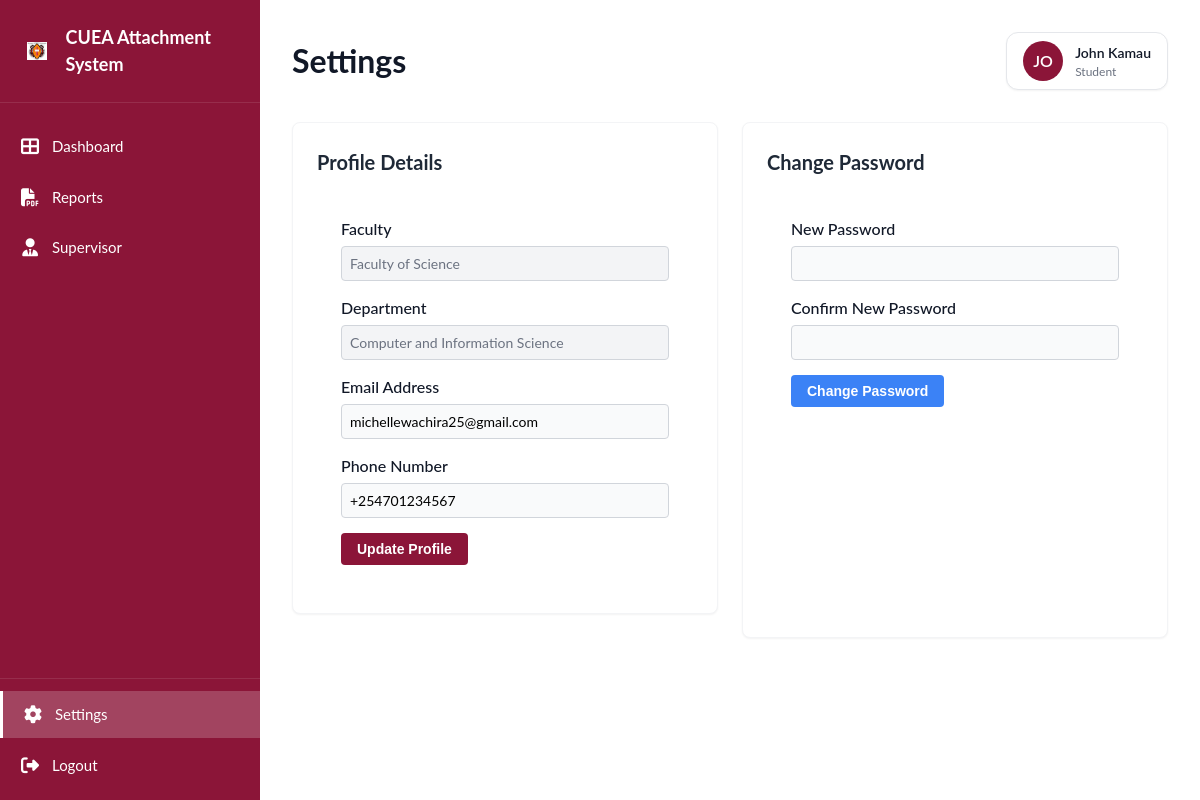
Screenshot of /student/settings (signed in) with the database file from the repository.
### tables this page shows
CREATE TABLE `student` (
  `StudentID` int(11) NOT NULL,
  `UserID` int(11) DEFAULT NULL,
  `FirstName` varchar(50) DEFAULT NULL,
  `LastName` varchar(50) DEFAULT NULL,
  `Course` varchar(100) DEFAULT NULL,
  `Faculty` varchar(100) DEFAULT NULL,
  `YearOfStudy` int(11) DEFAULT NULL,
  `PhoneNumber` varchar(20) DEFAULT NULL,
  `Email` varchar(100) DEFAULT NULL,
  `EligibilityStatus` varchar(20) DEFAULT NULL,
  `Department` varchar(255) DEFAULT NULL
);

### app/Controllers/SettingsController.php (called while the page is built, shortened)
<?php
class SettingsController extends Controller {
    public function studentIndex() {
        $userModel = $this->model('User');
        $profile = $userModel->getStudentProfile($_SESSION['user_id']);
        $this->view('student/settings', ['profile' => $profile, 'title' => 'Settings', 'page' => 'settings', 'page_css' => 'student-dashboard.css']);
    }
}

### public/index.php (called while the page is built, shortened)
<?php
spl_autoload_register(function ($className) {
    $prefix = 'App\\';
    $baseDir = __DIR__ . '/../app/';
    $len = strlen($prefix);
    $relativeClass = substr($className, $len);
    $file = $baseDir . str_replace('\\', '/', $relativeClass) . '.php';
});
$router = new \App\Core\Router();
$router->dispatch();

### app/Models/User.php (called while the page is built, shortened)
<?php
class User {
    private $conn;
    public function __construct() {
        $this->db = new Database();
        $this->conn = $this->db->connect();
    }
    public function getStudentProfile($userId) {
        $stmt = $this->conn->prepare("SELECT * FROM student WHERE UserID = ?");
        $stmt->bind_param("i", $userId);
        $stmt->execute();
        return $stmt->get_result()->fetch_assoc();
    }
}

### app/Config/Database.php (called while the page is built, shortened)
<?php
class Database {
    private $host = 'localhost';
    private $user = 'root';
    private $pass = '';
    private $name = 'attachmentmanagementsystem';
    public function connect() {
        $this->conn = null;
        try {
            $this->conn = new \mysqli($this->host, $this->user, $this->pass, $this->name);
        } catch(\Exception $e) {
            echo "Connection Error: " . $e->getMessage();
        }
        return $this->conn;
    }
}

### app/Views/student/settings.php (the view, shortened to what this page needs)
<div class="content-grid">
    <div class="card mb-4">
        <h2 style="font-size: 1.25rem; font-weight: 700; color: #1f2937; margin-bottom: 1rem;">Profile Details</h2>
        <form action="<?= Helpers::baseUrl('/settings/update-profile') ?>" method="POST">
            <div class="form-group" style="margin-bottom: 15px;">
                <label style="display: block; margin-bottom: 5px; font-weight: 500;">Faculty</label>
                <input type="text" value="<?= htmlspecialchars($profile['Faculty'] ?? 'Not Set') ?>" class="form-control" readonly style="width: 100%; padding: 8px; border: 1px solid #d1d5db; border-radius: 4px; background-color: #f3f4f6;">
            </div>
            <div class="form-group" style="margin-bottom: 15px;">
                <label style="display: block; margin-bottom: 5px; font-weight: 500;">Department</label>
                <input type="text" value="<?= htmlspecialchars($profile['Department'] ?? 'Not Set') ?>" class="form-control" readonly style="width: 100%; padding: 8px; border: 1px solid #d1d5db; border-radius: 4px; background-color: #f3f4f6;">
            </div>
            <div class="form-group" style="margin-bottom: 15px;">
                <label style="display: block; margin-bottom: 5px; font-weight: 500;">Email Address</label>
                <input type="email" name="email" value="<?= htmlspecialchars($profile['Email']) ?>" class="form-control" required style="width: 100%; padding: 8px; border: 1px solid #d1d5db; border-radius: 4px;">
            </div>
            <div class="form-group" style="margin-bottom: 15px;">
                <label style="display: block; margin-bottom: 5px; font-weight: 500;">Phone Number</label>
                <input type="tel" name="phone" value="<?= htmlspecialchars($profile['PhoneNumber']) ?>" class="form-control" required style="width: 100%; padding: 8px; border: 1px solid #d1d5db; border-radius: 4px;">
            </div>
            <div style="text-align: right;">
                <button type="submit" class="btn btn-primary" style="padding: 8px 16px; background-color: #8B1538; color: white; border: none; border-radius: 4px; cursor: pointer;">Update Profile</button>
            </div>
        </form>
    </div>
    <div class="card">
        <h2 style="font-size: 1.25rem; font-weight: 700; color: #1f2937; margin-bottom: 1rem;">Change Password</h2>
        <form action="<?= Helpers::baseUrl('/settings/update-password') ?>" method="POST">
            <div class="form-group" style="margin-bottom: 15px;">
                <label style="display: block; margin-bottom: 5px; font-weight: 500;">New Password</label>
                <input type="password" name="new_password" class="form-control" required minlength="6" style="width: 100%; padding: 8px; border: 1px solid #d1d5db; border-radius: 4px;">
            </div>
            <div class="form-group" style="margin-bottom: 15px;">
                <label style="display: block; margin-bottom: 5px; font-weight: 500;">Confirm New Password</label>
                <input type="password" name="confirm_password" class="form-control" required minlength="6" style="width: 100%; padding: 8px; border: 1px solid #d1d5db; border-radius: 4px;">
            </div>
            <div style="text-align: right;">
                <button type="submit" class="btn btn-primary" style="padding: 8px 16px; background-color: #3b82f6; color: white; border: none; border-radius: 4px; cursor: pointer;">Change Password</button>
            </div>
        </form>
    </div>
</div>

### assets/css/theme.css (style rules this page uses)
:root { --primary-color: #8B1538; --primary-dark: #6d1215; --primary-light: #a91e45; --secondary-color: #111827; --secondary-light: #374151; --accent-color: #f59e0b; --success-color: #10b981; --warning-color: #f59e0b; --danger-color: #ef4444; --info-color: #3b82f6; --bg-body: #f3f4f6; --bg-white: #ffffff; --bg-light: #f9fafb; --bg-card: #ffffff; --text-primary: #111827; --text-secondary: #6b7280; --text-light: #9ca3af; --text-white: #ffffff; --border-color: #e5e7eb; --border-light: #f3f4f6; --shadow-sm: 0 1px 2px 0 rgba(0, 0, 0, 0.05); --shadow-md: 0 4px 6px -1px rgba(0, 0, 0, 0.1), 0 2px 4px -1px rgba(0, 0, 0, 0.06); --shadow-lg: 0 10px 15px -3px rgba(0, 0, 0, 0.1), 0 4px 6px -2px rgba(0, 0, 0, 0.05); --font-family-base: "Inter", -apple-system, BlinkMacSystemFont, "Segoe UI", Roboto, "Helvetica Neue", Arial, sans-serif; --font-size-xs: 0.75rem; --font-size-sm: 0.875rem; --font-size-base: 1rem; --font-size-lg: 1.125rem; --font-size-xl: 1.25rem; --font-size-2xl: 1.5rem; --font-size-3xl: 1.875rem; --spacing-xs: 0.25rem; --spacing-sm: 0.5rem; --spacing-md: 1rem; --spacing-lg: 1.5rem; --spacing-xl: 2rem; --radius-sm: 0.25rem; --radius-md: 0.375rem; --radius-lg: 0.5rem; --radius-xl: 0.75rem; --radius-full: 9999px; }

### assets/css/global.css (style rules this page uses)
* { margin: 0; padding: 0; box-sizing: border-box; }
body { font-family: var(--font-family-base); background-color: var(--bg-body); color: var(--text-primary); line-height: 1.5; -webkit-font-smoothing: antialiased; }
.mb-4 { margin-bottom: var(--spacing-lg); }
.btn { display: inline-flex; align-items: center; justify-content: center; padding: 0.75rem 1.5rem; border-radius: var(--radius-md); font-weight: 600; cursor: pointer; transition: all 0.2s ease; border: none; font-size: var(--font-size-base); gap: 0.5rem; }
.btn-primary { background-color: var(--primary-color); color: var(--text-white); }
.card { background-color: var(--bg-white); border-radius: var(--radius-lg); box-shadow: var(--shadow-sm); padding: var(--spacing-lg); border: 1px solid var(--border-light); }
.form-group { margin-bottom: var(--spacing-md); }
.form-control { width: 100%; padding: 0.75rem 1rem; border: 1px solid var(--border-color); border-radius: var(--radius-md); background-color: var(--bg-light); font-family: inherit; font-size: var(--font-size-base); transition: border-color 0.2s, background-color 0.2s; }

### assets/css/student-dashboard.css (style rules this page uses)
html, body { height: 100%; width: 100%; }
body { font-family: "Lato", -apple-system, BlinkMacSystemFont, "Segoe UI", Roboto, sans-serif; background-color: var(--bg-lighter); display: flex; overflow-x: hidden; color: var(--text-primary); }
.content-grid { display: grid; grid-template-columns: 1fr 1fr; gap: 24px; }
form { padding: 24px; }
.form-group { display: flex; flex-direction: column; }
.form-control { padding: 12px 16px; border: 1px solid var(--border-color); border-radius: 8px; font-size: 14px; font-family: inherit; transition: border-color 0.2s ease, box-shadow 0.2s ease; }
.form-control:disabled, .form-control[readonly] { background: var(--bg-light); color: var(--text-secondary); cursor: not-allowed; }
.btn { padding: 12px 24px; border: none; border-radius: 8px; font-size: 14px; font-weight: 600; cursor: pointer; transition: all 0.2s ease; display: flex; align-items: center; justify-content: center; gap: 8px; }
.btn-primary { background: var(--primary-color); color: white; }

### rows the page displays
student: Faculty "Faculty of Science", Department "Computer and Information Science", email "michellewachira25@gmail.com", phone "+254701234567"

### other values shown
$title "Settings"
$initials "JO"
$displayName "John Kamau"
$displayRole "Student"
